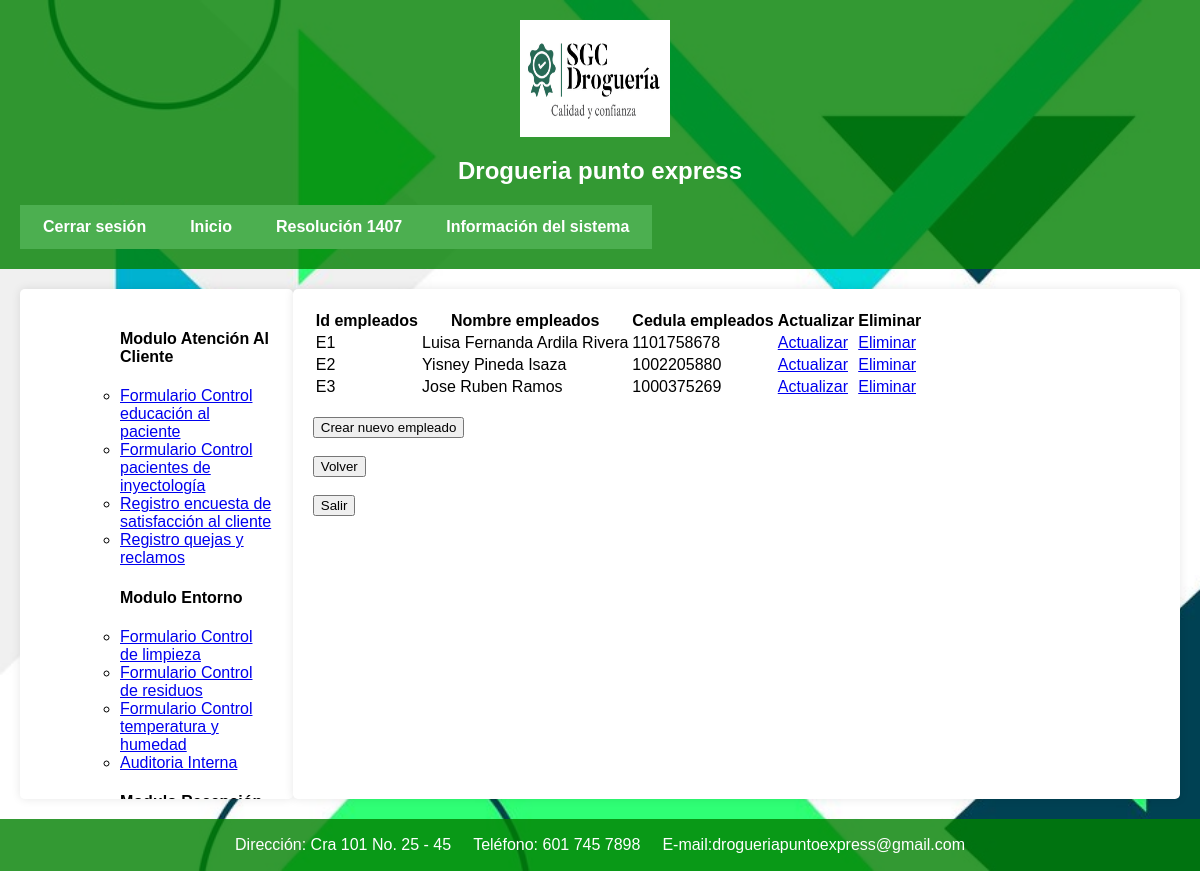
Page /empleados.php (signed in) on the committed database.
### tables this page shows
CREATE TABLE `empleados` (
  `Idempleados` varchar(5) NOT NULL DEFAULT 'E',
  `nomempleado` varchar(50) NOT NULL,
  `cedula` int(11) NOT NULL
);

### empleados.php (the view, shortened to what this page needs)
<!DOCTYPE html>
<html lang="es">
<head>
    <link rel="stylesheet" href="EstiloMP.css">
</head>
<body>
<header id="header">
        <img src="imagen/LogoSGC.png" ver ="left" height="117" width="150"/>
		<h2>Drogueria punto express</h2>
			<table id="superior"><tr>
			<td id="superior1"><a href="u_cerrarsesion.php">Cerrar sesi&oacute;n</a></td>
            <td id="superior1"><a href="u_inicio.php">Inicio</a></td>
			<td id="superior1"><a href="u_resolucion1407.php">Resoluci&oacute;n 1407</a></td>
			<td id="superior1"><a href="u_sistemainf.php">Informaci&oacute;n del sistema</a></td>
            </tr></table>
</header>
<div id="contenido">
    <div id="lateral">
    <nav>
            <ol>
		    <ul><h4>Modulo Atenci&oacute;n Al Cliente</h4>
			<li><a href="educacion.php">Formulario Control educaci&oacute;n al paciente</a></li>
			<li><a href="inyectologia.php">Formulario Control pacientes de inyectolog&iacute;a</a></li>
            <li><a href="rencuesta.php">Registro encuesta de satisfacci&oacute;n al cliente</a></li>
            <li><a href="qr.php">Registro quejas y reclamos</a></li>
			</ul>
            </ol>
        </nav>
        <nav>
            <ol>
		    <ul><h4>Modulo Entorno</h4>
			<li><a href="limpieza.php">Formulario Control de limpieza</a></li>
            <li><a href="residuos.php">Formulario Control de residuos</a></li>
			<li><a href="temperatura.php">Formulario Control temperatura y humedad</a></li>
            <li><a href="auditoria.php">Auditoria Interna</a></li>
			</ul>
            </ol>
        </nav>
        <nav>
            <ol>
		    <ul><h4>Modulo Recepci&oacute;n y devoluci&oacute;n de productos</h4>
			</ul>
            </ol>
        </nav>
    </div>
<main id="contenidos">
<?php
include_once ("conexion.php");
$sql = "SELECT * FROM empleados";
?>
<table>
<tr>
<th>Id empleados</th>
<th>Nombre empleados</th>
<th>Cedula empleados</th>
<th>Actualizar</th>
<th>Eliminar</th>
</tr>
<?php
$resultado = mysqli_query($conn,$sql);
while($row=mysqli_fetch_assoc($resultado)){?>
        <tr>
        <td><?php echo $row ["Idempleados"];?></td>
        <td><?php echo $row ["nomempleado"];?></td>
        <td><?php echo $row ["cedula"];?></td>
        <td><a href="empdactualizar.php?Idempleados=<?php echo $row ["Idempleados"];?>">Actualizar</a></td>
        <td><a href="empeliminar.php?Idempleados=<?php echo $row ["Idempleados"];?>">Eliminar</a></td>
        </tr>
<?php    }
?></table> <br>
<form action="empleadosc.php" method="post">
<button type="submit">Crear nuevo empleado</button>
</form> <br>
<form action="u_inicio.php">
<button type="submit">Volver</button>
</form> <br>
<form action="u_cerrarsesion.php">
<button type="submit">Salir</button>
</form>
</main>
</div>
<footer id="footer">
      <center>
        <table id="inferior"><tr>
			<td id="inferior1">Direcci&oacute;n: Cra 101 No. 25 - 45</td>
			<td id="inferior1">Tel&eacute;fono: 601 745 7898</td>
			<td id="inferior1">E-mail:<a href="mailto:drogueriapuntoexpress@gmail.com">drogueriapuntoexpress@gmail.com</a></td>
		</tr></table>
       </center>
</footer>
</body>
</html>

### EstiloMP.css (style rules this page uses)
body { background-image: url('fondo.jpg'); background-size: cover; background-repeat: no-repeat; background-attachment: fixed; background-color: #b0e57c; font-family: Arial, sans-serif; margin: 0; padding: 0; min-height: 100vh; display: flex; flex-direction: column; }
#header { text-align: center; padding: 20px; background-color: rgba(0, 128, 0, 0.8); color: #fff; }
#header img { vertical-align: middle; margin-right: 10px; }
#superior { text-align: center; background-color: #4caf50; padding: 10px 0; }
#superior a { text-decoration: none; color: #fff; margin: 0 20px; font-weight: bold; }
#contenido { flex-grow: 1; display: flex; justify-content: space-between; align-items: flex-start; margin: 20px; }
#lateral { flex-basis: 250px; background-color: #fff; padding: 20px; border-radius: 5px; box-shadow: 0px 0px 10px rgba(0, 0, 0, 0.1); height: calc(80vh - 170px); overflow: auto; }
#contenidos { flex-basis: calc(100% - 250px); background-color: #fff; padding: 20px; border-radius: 5px; box-shadow: 0px 0px 10px rgba(0, 0, 0, 0.1); height: calc(80vh - 170px); overflow: auto; }
#footer { text-align: center; padding: 10px; background-color: rgba(0, 128, 0, 0.8); color: #fff; }
#inferior { text-align: center; }
#inferior td { padding: 5px 10px; }
#footer a { text-decoration: none; color: #fff; }

### rows in the picture
empleados: Idempleados "E1", nomempleado "Luisa Fernanda Ardila Rivera", cedula "1101758678"
empleados: Idempleados "E2", nomempleado "Yisney Pineda Isaza", cedula "1002205880"
empleados: Idempleados "E3", nomempleado "Jose Ruben Ramos", cedula "1000375269"
